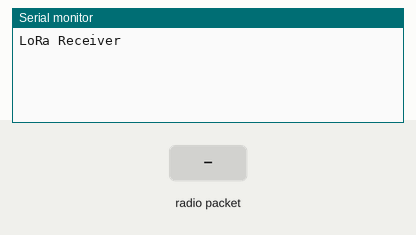
This sketch was run on a simulated Arduino Uno, built with avr-gcc and run on an emulated ATmega328P. Parts: the last lines printed to the serial monitor. The inputs (shaded band) are chosen by the test bench. No radio packets arrive unless stated.

Above: at 1.2 s.
1.3 s: radio packet "1" arrives
At 2.4 s:
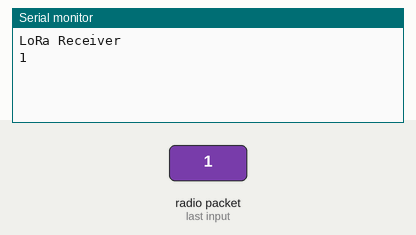
2.8 s: radio packet "0" arrives
At 3.5 s:
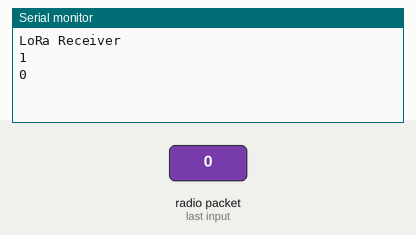
4.3 s: radio packet "2" arrives
At 4.6 s:
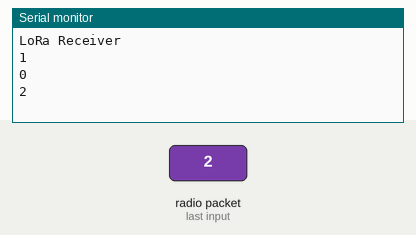

The sketch:

LoRaReceiver_Version_2.ino
```cpp
#include <SPI.h>
#include <LoRa.h>
void setup() {
  // put your setup code here, to run once:
  Serial.begin(9600 );
  while (!Serial);
  LoRa.setPins(15,16,5);
  Serial.println("LoRa Receiver");
  if (!LoRa.begin(915E6)) {
    Serial.println("Starting LoRa failed!");
    while (1);
  }
}

void loop() {
  // put your main code here, to run repeatedly:
  String st;
  int packetSize = LoRa.parsePacket();
  if (packetSize) {
      while (LoRa.available()) {
      st += (String)(char)LoRa.read();
    }
  }
  if(st.length() != 0) Serial.println(st);
}
```

Measured:
- after the input at 1.3 s, the serial monitor: prints a new line at once (image 1)
- after the input at 2.8 s, the serial monitor: prints a new line at once (image 2)
- after the input at 4.3 s, the serial monitor: prints a new line at once (image 3)
